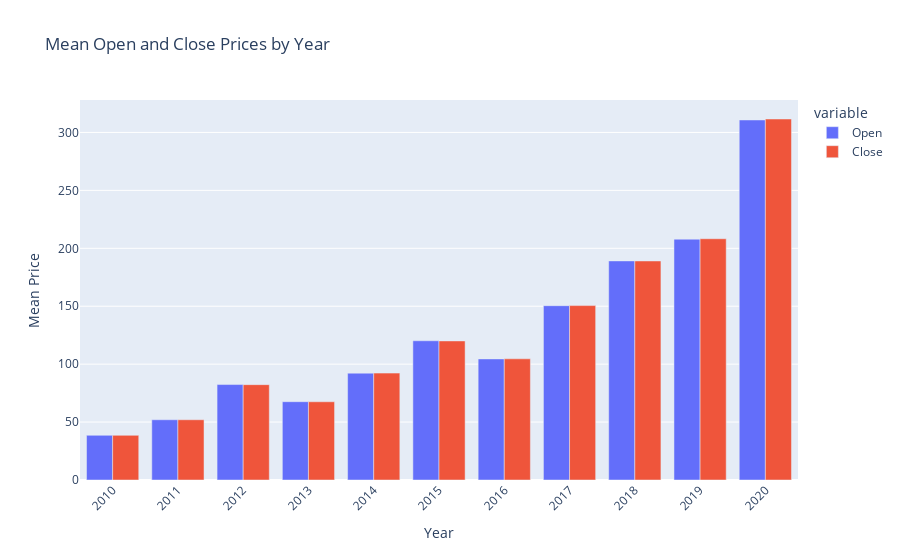

Source (notebook cell):
### Code cell
# plotting yearly mean of open and close 

yearly_mean = df.groupby(df['Date'].dt.strftime('%Y'))[['Open', 'Close', 'High', 'Low']].mean().reset_index()

fig = px.bar(yearly_mean, x='Date', y=['Open', 'Close'], labels={'Date': 'Year', 'value': 'Mean Price'},
             title='Mean Open and Close Prices by Year')

fig.update_layout(barmode='group', xaxis_tickangle=-45)

fig.show()

### Figure 1 — Plotly figure (JSON) as saved in the notebook; plotly's stock layout.template omitted (floating-point values rounded to 4 significant figures)
{"data": [{"alignmentgroup": "True", "hovertemplate": "variable=Open<br>Year=%{x}<br>Mean Price=%{y}<extra></extra>", "legendgroup": "Open", "marker": {"color": "#636efa", "pattern": {"shape": ""}}, "name": "Open", "offsetgroup": "Open", "orientation": "v", "showlegend": true, "textposition": "auto", "type": "bar", "x": ["2010", "2011", "2012", "2013", "2014", "2015", "2016", "2017", "2018", "2019", "2020"], "xaxis": "x", "y": [38.56, 52.01, 82.38, 67.59, 92.22, 120.2, 104.5, 150.5, 189.1, 207.9, 310.8], "yaxis": "y"}, {"alignmentgroup": "True", "hovertemplate": "variable=Close<br>Year=%{x}<br>Mean Price=%{y}<extra></extra>", "legendgroup": "Close", "marker": {"color": "#EF553B", "pattern": {"shape": ""}}, "name": "Close", "offsetgroup": "Close", "orientation": "v", "showlegend": true, "textposition": "auto", "type": "bar", "x": ["2010", "2011", "2012", "2013", "2014", "2015", "2016", "2017", "2018", "2019", "2020"], "xaxis": "x", "y": [38.56, 52.0, 82.29, 67.52, 92.26, 120.0, 104.6, 150.6, 189.1, 208.3, 311.6], "yaxis": "y"}], "layout": {"barmode": "group", "legend": {"title": {"text": "variable"}, "tracegroupgap": 0}, "title": {"text": "Mean Open and Close Prices by Year"}, "xaxis": {"anchor": "y", "domain": [0, 1], "tickangle": -45, "title": {"text": "Year"}}, "yaxis": {"anchor": "x", "domain": [0, 1], "title": {"text": "Mean Price"}}}}
